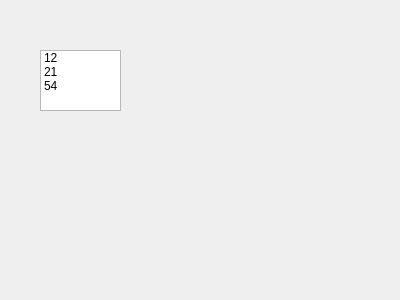
<?xml version="1.0" encoding="UTF-8"?>
<ui version="4.0">
 <class>Form</class>
 <widget class="QWidget" name="Form">
  <property name="geometry">
   <rect>
    <x>0</x>
    <y>0</y>
    <width>400</width>
    <height>300</height>
   </rect>
  </property>
  <property name="windowTitle">
   <string>Form</string>
  </property>
  <widget class="QListWidget" name="listWidget">
   <property name="geometry">
    <rect>
     <x>40</x>
     <y>50</y>
     <width>81</width>
     <height>61</height>
    </rect>
   </property>
   <property name="layoutMode">
    <enum>QListView::Batched</enum>
   </property>
   <property name="viewMode">
    <enum>QListView::ListMode</enum>
   </property>
   <item>
    <property name="text">
     <string>12</string>
    </property>
   </item>
   <item>
    <property name="text">
     <string>21</string>
    </property>
   </item>
   <item>
    <property name="text">
     <string>54</string>
    </property>
   </item>
  </widget>
 </widget>
 <resources/>
 <connections/>
</ui>
